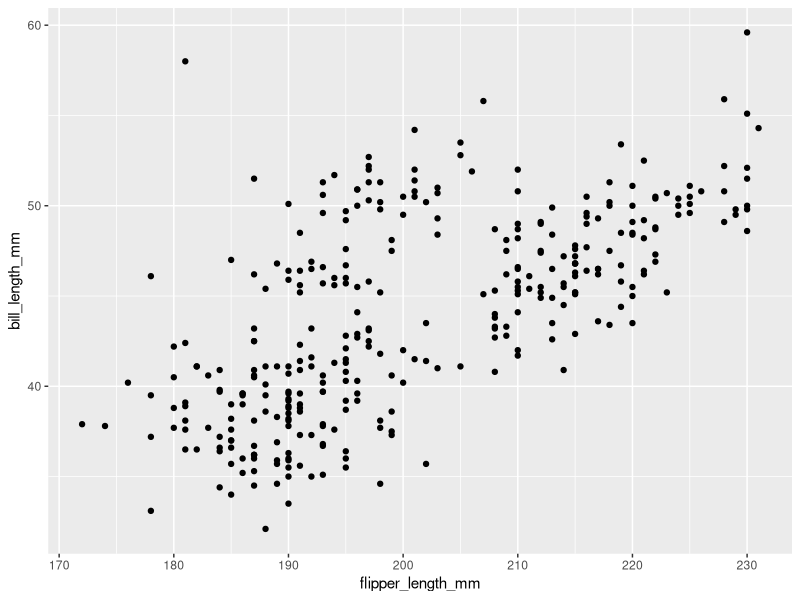
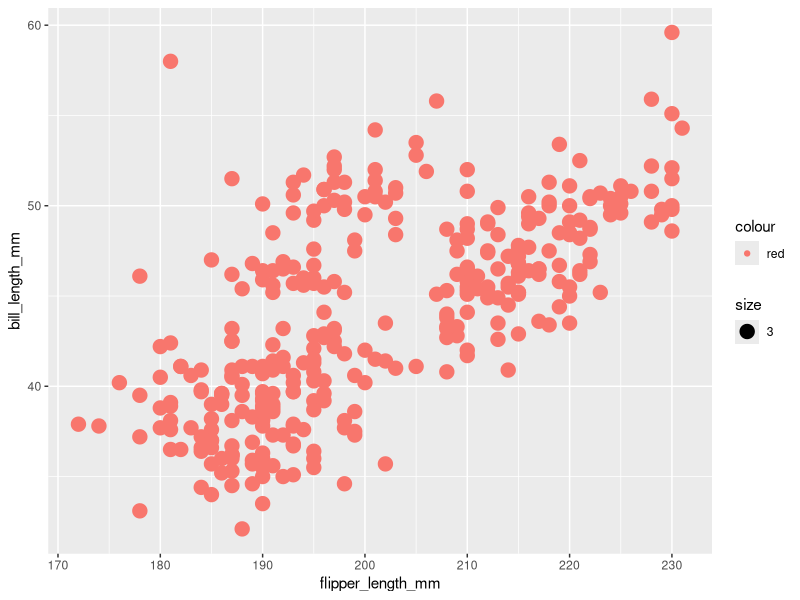

R code for these plots, in order:
## ---- chunk 1
library(palmerpenguins)
## ---- chunk 2

data("penguins")

## ---- chunk 3
summary(penguins)
## ---- chunk 4
?penguins
## ---- chunk 5
library(tidyverse)
penguins <- penguins %>% na.omit
summary(penguins)
## ---- chunk 6
 ggplot() +
  geom_point(data = penguins, aes (x = flipper_length_mm, y = bill_length_mm)) 
## ---- chunk 7
ggplot() +
  geom_point(data = penguins, aes (x = flipper_length_mm, y = bill_length_mm, color = "red", size = 3))


## ---- chunk 8
# Here your code

## ---- chunk 9

# Here your code

## ---- chunk 10
# Here your code


## ---- chunk 11
# Here your code
